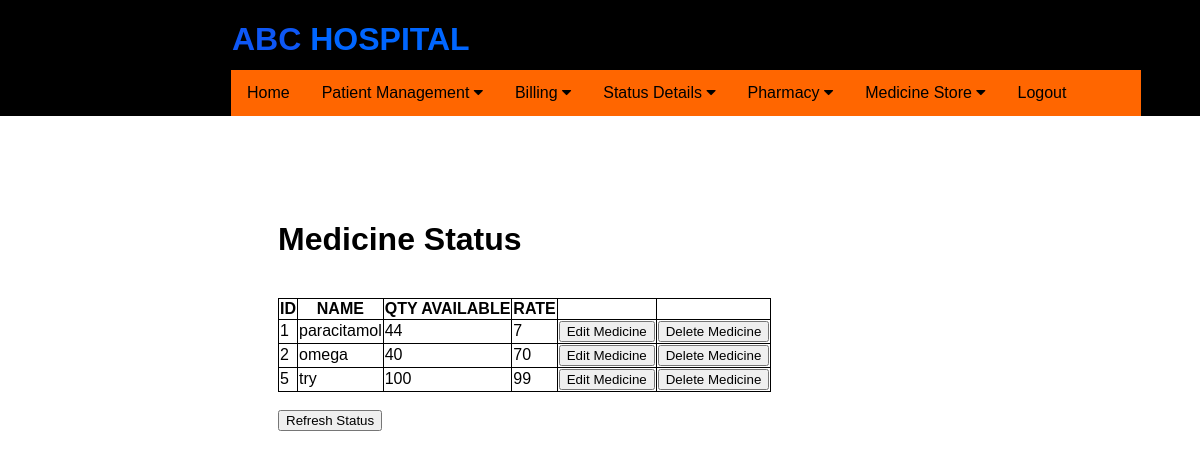
The page /medicinestatus (signed in) on the database its author committed.
### application/routes.py (models this page shows)
class MedicineMaster(db.Model):
    __tablename__ = 'medicinemaster'
    mid = Column(Integer, ForeignKey('medicines.mid'), primary_key=True)
    mname = Column(db.String(20))
    qavailable = Column(db.Integer)
    rate = Column(db.Integer)

### application/routes.py (the view)
@app.route('/medicinestatus')
def medicinestatus():
    if 'username' in session:
        usern = session['username']
        print(usern)
        updatep = MedicineMaster.query.all()
        print(updatep)
        if not updatep:
            flash('No Medicines exists in database')
            return redirect( url_for('addMedicine') )
        else:
            print("inside else")
            return render_template('medicinestatus.html', updatep = updatep)
    else:
        flash('You have been logged out. Please login again')
        return redirect( url_for('login') )
    return render_template('medicinestatus.html')

### application/templates/medicinestatus.html (shortened to what this page needs)
{% extends "layout.html" %}
{% block content %}
<div class="status">
    <h1>Medicine Status</h1><br>
    <table border="1">
        <tr>
            <th>ID</th>
            <th>NAME</th>
            <th>QTY AVAILABLE</th>
            <th>RATE</th>
            <th></th>
            <th></th>
        </tr>
        {% for update in updatep %}
        <tr>
            <td> {{ update.mid }} </td>
            <td> {{ update.mname }} </td>
            <td> {{ update.qavailable }} </td>
            <td> {{ update.rate }} </td>
            <td> <button type="button"  onclick="window.location='editmedicinedetail/{{ update.mid }}'"> Edit Medicine </button> </td>
            <td> <button type="button"  onclick="window.location='deletemedicinedetail/{{ update.mid }}'"> Delete Medicine </button> </td>
        </tr>
        {% else %}
        <h3>No Medicines!</h3>
        {% endfor %}
    </table>
    <br>
    <form action="{{ url_for('medicinestatus') }}">
    <button type="submit" value="Refresh the list">Refresh Status</button>
    </form>
</div>
{% endblock %}

### application/css/main.css (style rules this page uses)
html { overflow-y: scroll; overflow-x: hidden; }
body { font-family: Arial, Helvetica, sans-serif; height: 100%; display: flex; flex-direction: column; }
table, th, td { border: 1px solid black; border-collapse: collapse; }
.status { position: absolute; top: 200px; left: 278px; }

### rows shown on the page
MedicineMaster: mid "1", mname "paracitamol", qavailable "44", rate "7"
MedicineMaster: mid "2", mname "omega", qavailable "40", rate "70"
MedicineMaster: mid "5", mname "try", qavailable "100", rate "99"
